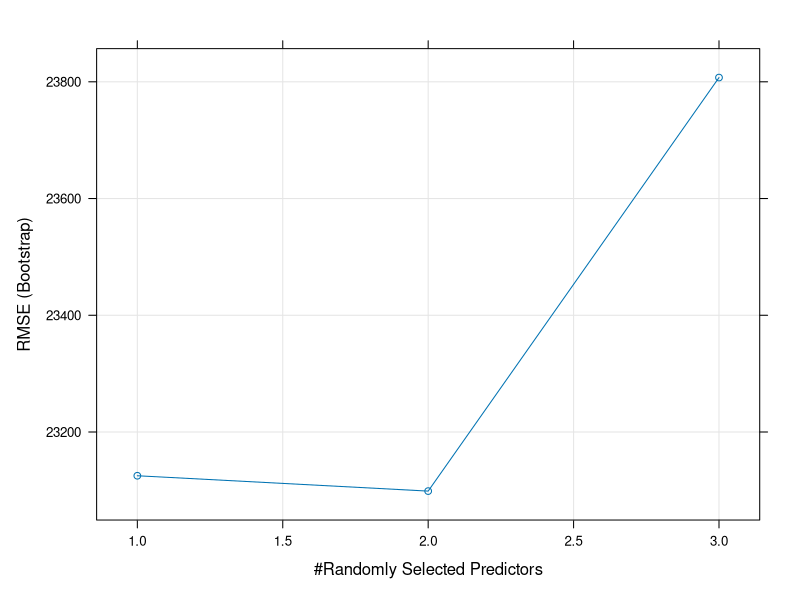

Reproduce this figure in R.
library(carData)
data("Salaries")

library(caret)
set.seed(1992)
intrain<-createDataPartition(y= Salaries$salary ,p=0.7,list=FALSE)

training   <- Salaries[ intrain , ]
validation <- Salaries[-intrain , ]

library(randomForest)

model.RF <- randomForest(salary~.,data = training,
                        importance=T)

importance(model.RF,type = 2)

pred.RF <- predict(model.RF, newdata = validation, 
                   type = "response")

postResample(pred = pred.RF, obs = validation$salary)

myGrid <- data.frame(mtry=seq(2:4))
tuned.model <- train(salary~.,data = training, 
                     method="rf",tuneGrid=myGrid)
plot(tuned.model)

pred.RF <- predict(tuned.model, newdata = validation,
                   type = "raw")

postResample(pred = pred.RF, obs = validation$salary)
